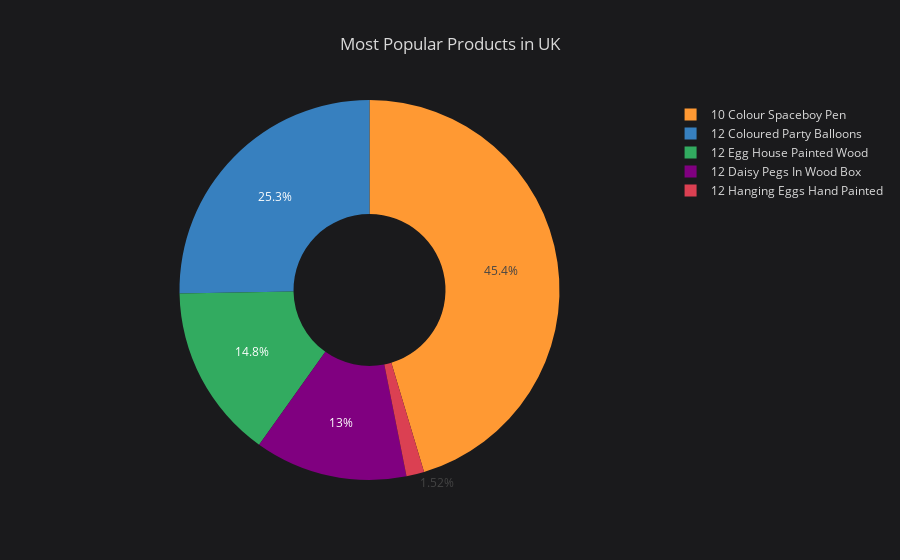

The cell this chart's notebook holds for it:
### Markdown cell above
# The most popular products in UK

### Code cell
popular_UK=data_no_return[data_no_return['Country']=='United Kingdom']
popular_UK1=popular_UK.groupby(by='ProductName',as_index=False)['Total'].count().head().sort_values('Total', ascending=False)
popular_UK1.iplot(kind='pie', labels='ProductName', values='Total', hole =.4, title='Most Popular Products in UK')

### Figure 1 — Plotly figure (JSON) as saved in the notebook; plotly's stock layout.template omitted (floating-point values rounded to 4 significant figures)
{"data": [{"hole": 0.4, "labels": ["10 Colour Spaceboy Pen", "12 Coloured Party Balloons", "12 Egg House Painted Wood", "12 Daisy Pegs In Wood Box", "12 Hanging Eggs Hand Painted"], "marker": {"colors": ["rgba(255, 153, 51, 1.0)", "rgba(55, 128, 191, 1.0)", "rgba(50, 171, 96, 1.0)", "rgba(128, 0, 128, 1.0)", "rgba(219, 64, 82, 1.0)"]}, "name": "", "type": "pie", "values": [269, 150, 88, 77, 9]}], "layout": {"legend": {"bgcolor": "#1A1A1C", "font": {"color": "#D9D9D9"}}, "paper_bgcolor": "#1A1A1C", "plot_bgcolor": "#1A1A1C", "title": "Most Popular Products in UK", "titlefont": {"color": "#D9D9D9"}}}
